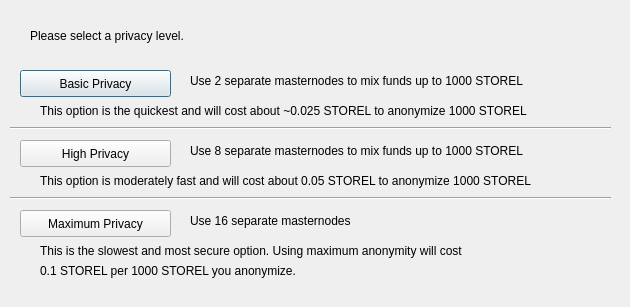
<?xml version="1.0" encoding="UTF-8"?>
<ui version="4.0">
 <class>DarksendConfig</class>
 <widget class="QDialog" name="DarksendConfig">
  <property name="geometry">
   <rect>
    <x>0</x>
    <y>0</y>
    <width>630</width>
    <height>307</height>
   </rect>
  </property>
  <property name="windowTitle">
   <string>Configure PrivateSend</string>
  </property>
  <widget class="QPushButton" name="buttonBasic">
   <property name="geometry">
    <rect>
     <x>20</x>
     <y>70</y>
     <width>151</width>
     <height>27</height>
    </rect>
   </property>
   <property name="text">
    <string>Basic Privacy</string>
   </property>
  </widget>
  <widget class="QPushButton" name="buttonHigh">
   <property name="geometry">
    <rect>
     <x>20</x>
     <y>140</y>
     <width>151</width>
     <height>27</height>
    </rect>
   </property>
   <property name="text">
    <string>High Privacy</string>
   </property>
  </widget>
  <widget class="QPushButton" name="buttonMax">
   <property name="geometry">
    <rect>
     <x>20</x>
     <y>210</y>
     <width>151</width>
     <height>27</height>
    </rect>
   </property>
   <property name="text">
    <string>Maximum Privacy</string>
   </property>
  </widget>
  <widget class="QLabel" name="label">
   <property name="geometry">
    <rect>
     <x>30</x>
     <y>20</y>
     <width>571</width>
     <height>31</height>
    </rect>
   </property>
   <property name="text">
    <string>Please select a privacy level.</string>
   </property>
  </widget>
  <widget class="QLabel" name="label_2">
   <property name="geometry">
    <rect>
     <x>190</x>
     <y>70</y>
     <width>421</width>
     <height>21</height>
    </rect>
   </property>
   <property name="text">
    <string>Use 2 separate masternodes to mix funds up to 1000 STOREL</string>
   </property>
  </widget>
  <widget class="QLabel" name="label_3">
   <property name="geometry">
    <rect>
     <x>190</x>
     <y>140</y>
     <width>411</width>
     <height>21</height>
    </rect>
   </property>
   <property name="text">
    <string>Use 8 separate masternodes to mix funds up to 1000 STOREL</string>
   </property>
  </widget>
  <widget class="QLabel" name="label_4">
   <property name="geometry">
    <rect>
     <x>190</x>
     <y>210</y>
     <width>421</width>
     <height>21</height>
    </rect>
   </property>
   <property name="text">
    <string>Use 16 separate masternodes</string>
   </property>
  </widget>
  <widget class="QLabel" name="label_6">
   <property name="geometry">
    <rect>
     <x>40</x>
     <y>100</y>
     <width>561</width>
     <height>21</height>
    </rect>
   </property>
   <property name="text">
    <string>This option is the quickest and will cost about ~0.025 STOREL to anonymize 1000 STOREL</string>
   </property>
  </widget>
  <widget class="QLabel" name="label_7">
   <property name="geometry">
    <rect>
     <x>40</x>
     <y>170</y>
     <width>561</width>
     <height>21</height>
    </rect>
   </property>
   <property name="text">
    <string>This option is moderately fast and will cost about 0.05 STOREL to anonymize 1000 STOREL</string>
   </property>
  </widget>
  <widget class="QLabel" name="label_8">
   <property name="geometry">
    <rect>
     <x>40</x>
     <y>240</y>
     <width>561</width>
     <height>21</height>
    </rect>
   </property>
   <property name="text">
    <string>This is the slowest and most secure option. Using maximum anonymity will cost</string>
   </property>
  </widget>
  <widget class="QLabel" name="label_9">
   <property name="geometry">
    <rect>
     <x>40</x>
     <y>260</y>
     <width>561</width>
     <height>21</height>
    </rect>
   </property>
   <property name="text">
    <string>0.1 STOREL per 1000 STOREL you anonymize.</string>
   </property>
  </widget>
  <widget class="Line" name="line">
   <property name="geometry">
    <rect>
     <x>10</x>
     <y>120</y>
     <width>601</width>
     <height>16</height>
    </rect>
   </property>
   <property name="orientation">
    <enum>Qt::Horizontal</enum>
   </property>
  </widget>
  <widget class="Line" name="line_2">
   <property name="geometry">
    <rect>
     <x>10</x>
     <y>190</y>
     <width>601</width>
     <height>16</height>
    </rect>
   </property>
   <property name="orientation">
    <enum>Qt::Horizontal</enum>
   </property>
  </widget>
 </widget>
 <resources/>
 <connections/>
</ui>
